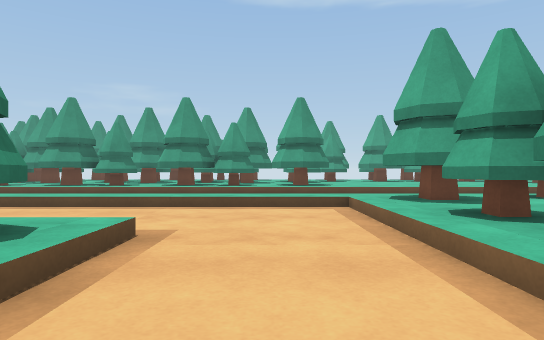
view 1 (above)

24 first-person views from a walk through a scene from a Unity 3-D project. The camera is 0.72 m above the floor, looks level and sees 75° across. The floor is counted in squares, 1 m on a side. Each view is taken from the middle of a square. On the plan, view 1 faces up. The plan holds only what a view shows up to about 11 squares ahead; the rest is blank. The place goes on beyond the plan.

view 2
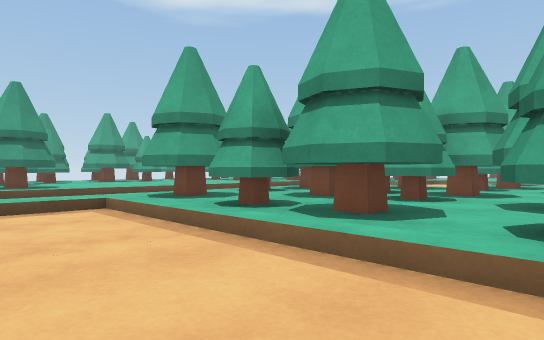

view 3
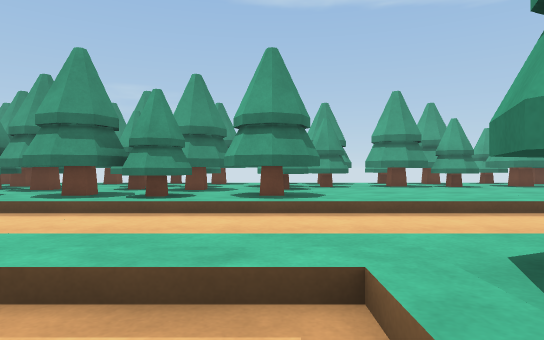

view 4
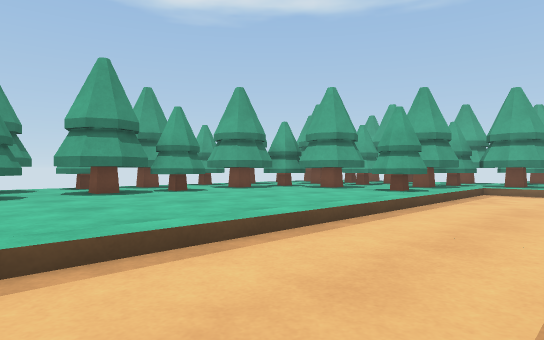

view 5
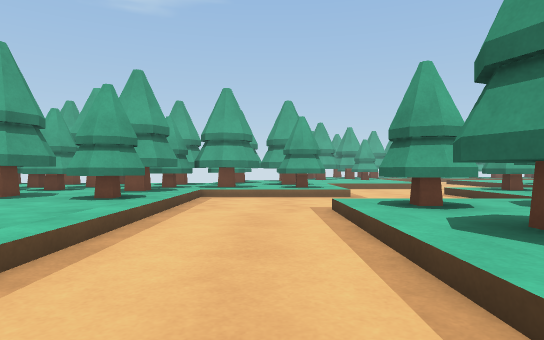

view 6
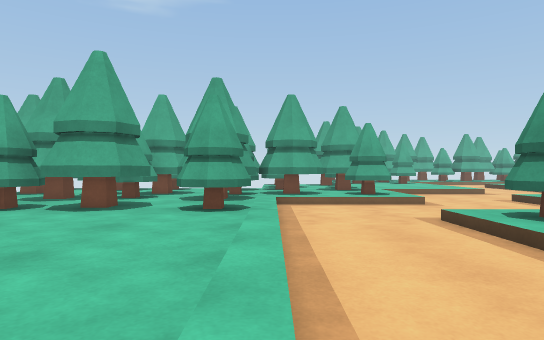

view 7
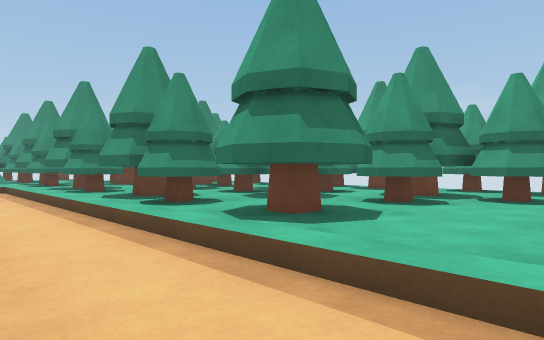

view 8
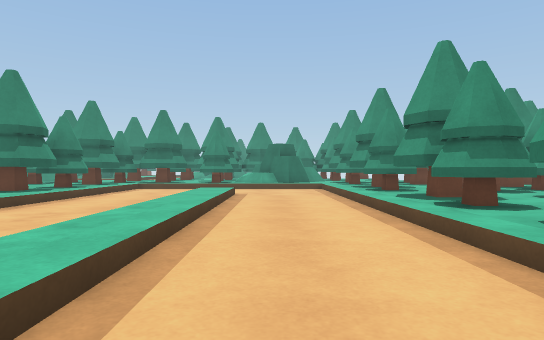

view 9
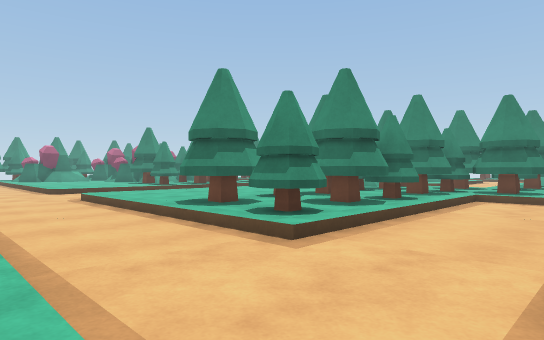

view 10
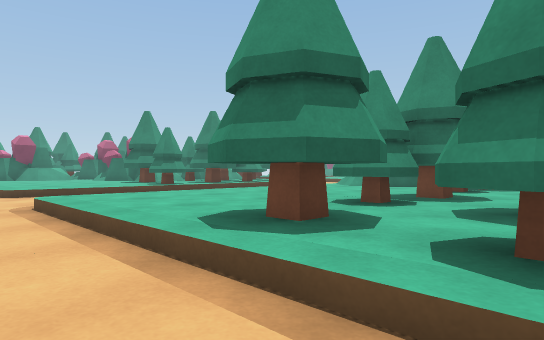

view 11
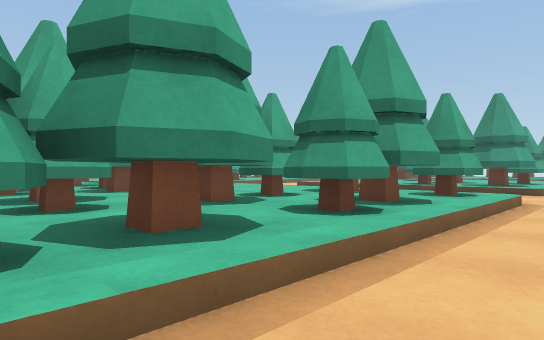

view 12
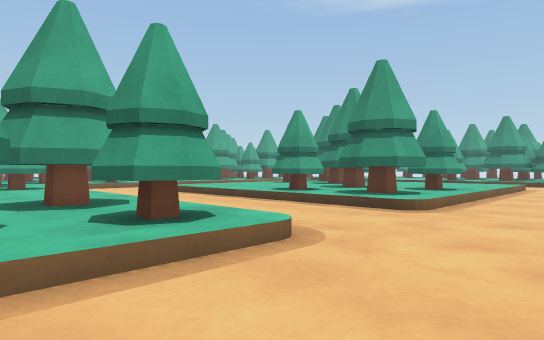

view 13
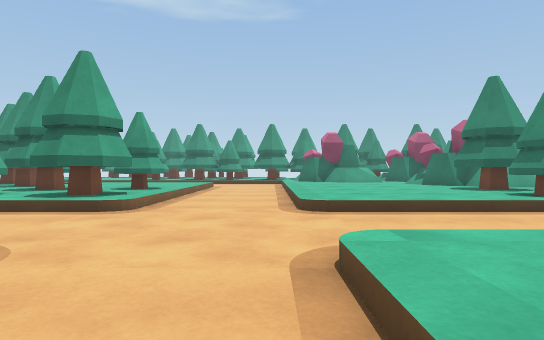

view 14
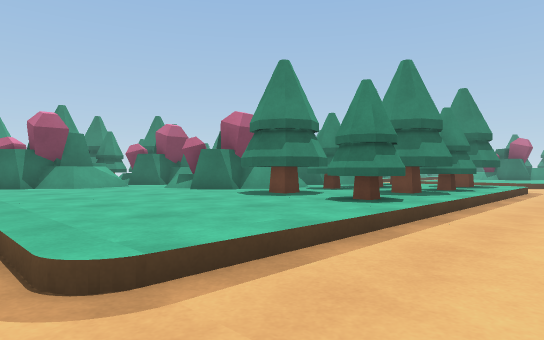

view 15
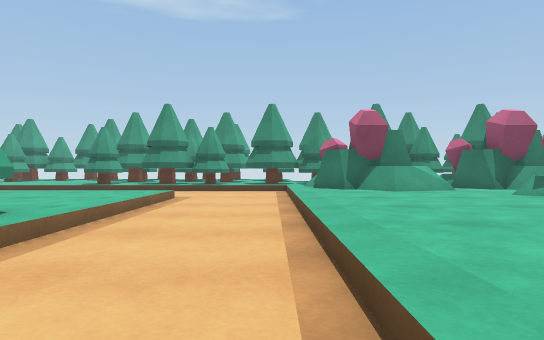

view 16
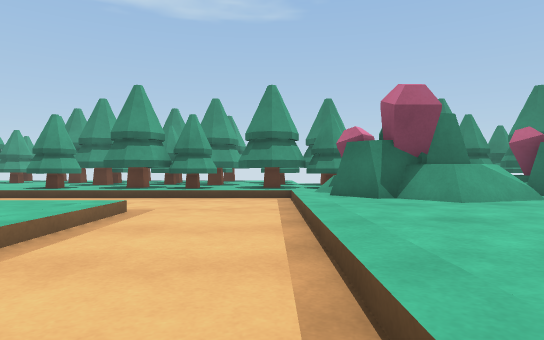

view 17
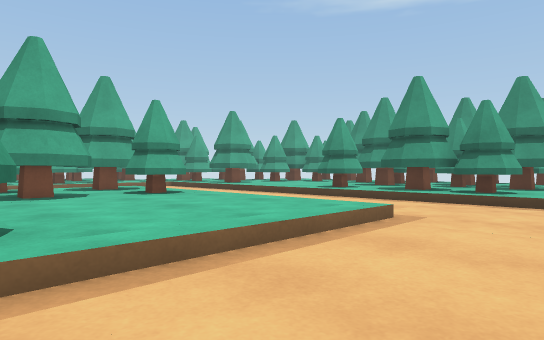

view 18
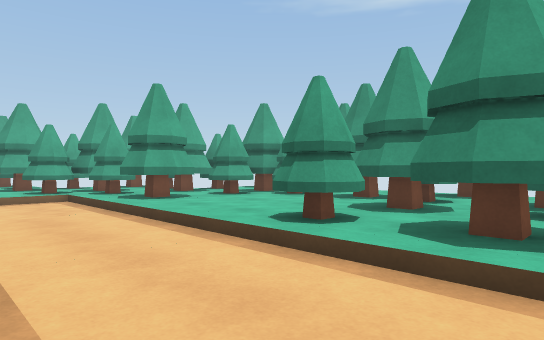

view 19
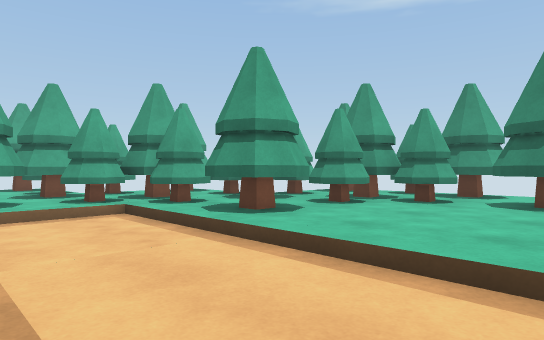

view 20
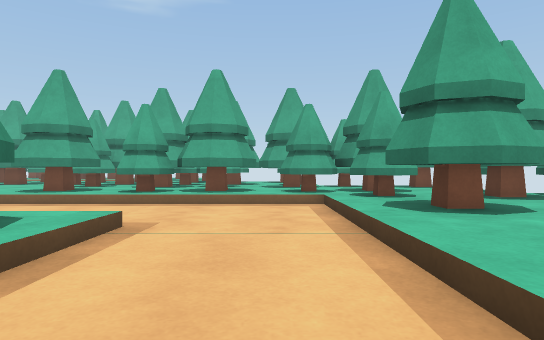

view 21
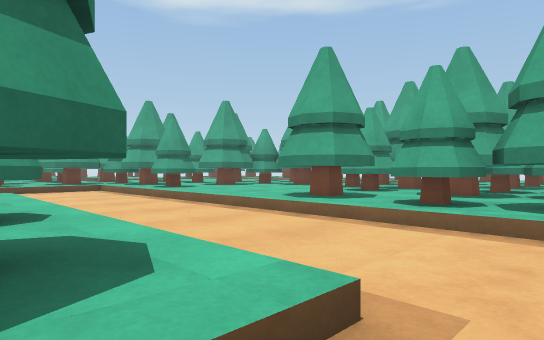

view 22
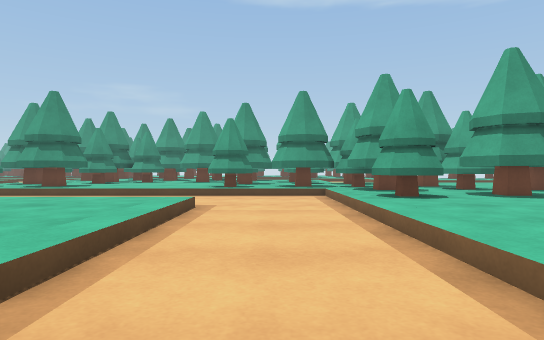

view 23
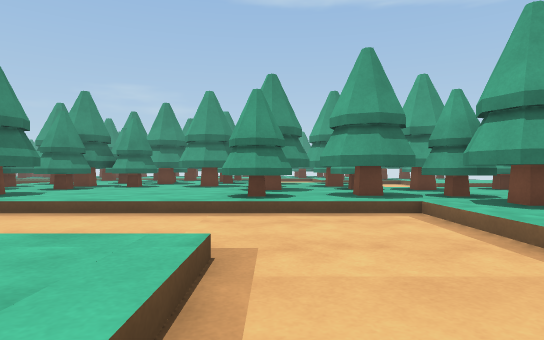

view 24
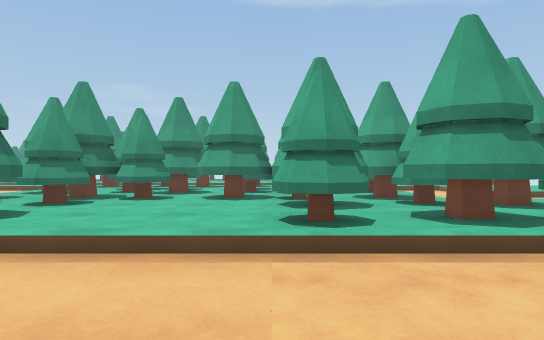

### Floor plan
Key: @ floor where view 1 was taken; . main floor; : floor 0.2 m higher than the main floor; / step, stairs or slope; T tree; C crystal; O other object.
Columns run from 9 left of view 1 to 16 right of it. Each row starts with its distance up from view 1.
 16   TTTTTTTTTTTTTTTTTTTTTTTT
 15    TTT T TTT::::::::TT TT
 14    TTTTTTTT::::::::TTTTTT
 13   TTTTTTTTT:::::::::  TTT
 12 TTTTTTTTTTTT:::::::TTTTTT
 11 ///////////////////////:T
 10   .....................TT
  9   .....................:
  8   ./////////////////...TT
  7    ////////:T:TTT:TT ..//
  6  ..........TTTTTTTT:  ...
  5 ...........:  T   T:  ...
  4 ////////...TTTT TTTT////.
  3 T:TTT:TT...:TT T T  T:TT
  2 TTTTTTT:...TTTTTTTTTTTT
  1 TTTTTTT:...:  TTTTTTTTT
  0 TTTTTTTT.@.TTTTTTTTTTTTT/
 -1 ::::::::...:TTTT::::TTTTT
 -2  :::::::...TTTT::::TTTTTTT
 -3  :::::::...:  T:::::  TTTT
 -4   ::::::...TTTTT:::TTTTTTT
 -5   //////...////////////:TT
 -6     ...................TTT
 -7 .......................:
 -8 ////////.../////////...TTT
 -9 T:TT::::...:T:TT::::...:::
-10 TTT:::::...TTTT: :::...:::
-11 TTT:::::...:  T   ::...:::
-12 TTTT::::...TTTTT  ::...:::
-13 CC::::::...:::::T TT...:T
-14  CC:::::...::::TTTT:...TTT
-15   CC::::...:::::  T:...:
-16   C:::::...::::TTTTT...TTT
-17  C  CC::.../////////...:TT
-18 CCC CCC:...............TTT
-19   CCC CC...............:
-20        :///////////////TTT
-21 TTTT  TTT:TTT:TT::::T:TTTT
-22 TT     TTTTTTTT::::TTTTTTT
-23          TTTTTT:::::  TTTT
-24           TTTTTT:::TTTTTT
-25           O TTTTT:TTTTTT

Where each view was taken, in squares from view 1:
view 1: 0 up, 0 right, facing up
view 2: 0 up, 1 left, facing up-right
view 3: 5 up, 1 right, facing up
view 4: 8 up, 2 right, facing up-right
view 5: 9 up, 4 right, facing right
view 6: 11 up, 4 right, facing right
view 7: 9 up, 4 right, facing up-left
view 8: 9 up, 4 right, facing left
view 9: 7 up, 2 right, facing down-left
view 10: 3 up, 0 right, facing down-left
view 11: 4 up, 0 right, facing down-right
view 12: 2 down, 1 left, facing down-right
view 13: 2 down, 1 left, facing down
view 14: 6 down, 1 left, facing down-left
view 15: 8 down, 1 left, facing down
view 16: 11 down, 1 left, facing down
view 17: 12 down, 1 left, facing down-right
view 18: 17 down, 2 right, facing down-right
view 19: 17 down, 6 right, facing down-right
view 20: 19 down, 6 right, facing right
view 21: 18 down, 9 right, facing up-right
view 22: 15 down, 12 right, facing up
view 23: 11 down, 11 right, facing up
view 24: 9 down, 10 right, facing up
